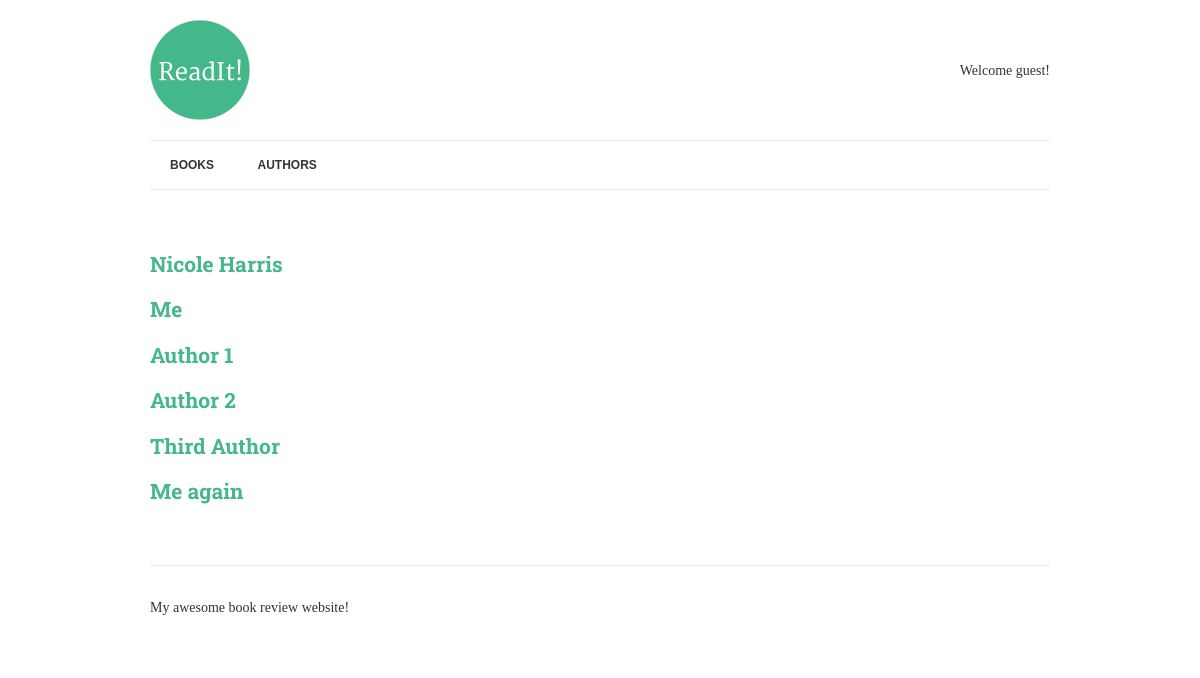
Screenshot of /authors/ with the database file from the repository.
### books/models.py (models this page shows, shortened)
class Author(models.Model):
    name = models.CharField(max_length=70, help_text="Use pen name, not real name", unique=True)

### books/views.py (the view)
# urls.py: url(r'^authors/$', AuthorList.as_view(), name='authors'),
class AuthorList(View):
    def get(self, request):
        authors = Author.objects.annotate(
            published_books=Count('books')
        ).filter (
            published_books__gt=0
        )
        context = {
            'authors': authors
        }
        return render(request, "authors.html", context)

### books/templates/authors.html
{% extends "base.html" %}
{% block content %}
    {% for author in authors %}
        <h2><a href="{% url 'author-detail' author.pk %}"> {{ author.name }}</a></h2>
    {% endfor %}
{% endblock %}

### readit/static/css/style.css (style rules this page uses)
body { font-family: 'Merriweather', serif; color: #333; font-size: 14px; }
h1, h2, h3, h4, h5, h6 { font-family: 'Roboto Slab', serif; }
a { color: #44B78B; text-decoration: none; }

### rows the page displays
Author: name "Nicole Harris"
Author: name "Me"
Author: name "Author 1"
Author: name "Author 2"
Author: name "Third Author"
Author: name "Me again"
